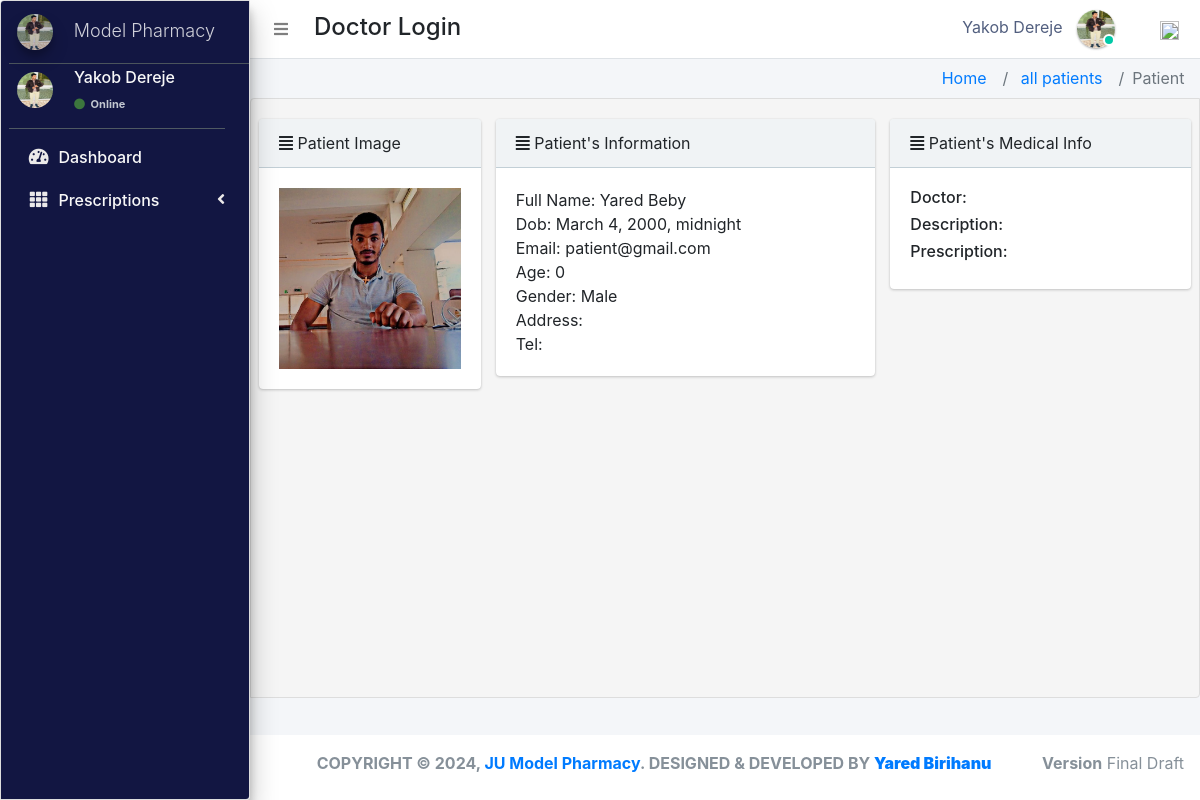
Screenshot of /patient_personalDetails/3/ (signed in) with the database file from the repository.
### pharmacy/models.py (models this page shows, shortened)
class CustomUser(AbstractUser):
    user_type_data = ((1, "AdminHOD"), (2, "Pharmacist"), (3, "Doctor"), (4, "PharmacyClerk"),(5, "Patients"))
    user_type = models.CharField(default=1, choices=user_type_data, max_length=10)

class Doctor(models.Model):
    gender_category=(
        ('Male','Male'),
        ('Female','Female'),
    )
    admin = models.OneToOneField(CustomUser,null=True, on_delete = models.CASCADE)
    emp_no=models.CharField(max_length=100,null=True,blank=True)
    first_name=models.CharField(max_length=100,null=True, blank=True)
    last_name=models.CharField(max_length=100,null=True, blank=True)
    age = models.IntegerField(default=0, blank=True, null=True)
    gender=models.CharField(max_length=100,null=True,choices=gender_category)
    mobile=models.CharField(max_length=10,null=True,blank=True)
    address=models.CharField(max_length=300,null=True,blank=True)
    profile_pic=models.ImageField(default="doctor.png",null=True,blank=True)
    created_at = models.DateTimeField(auto_now_add=True)
    updated_at = models.DateTimeField(auto_now=True)
    objects = models.Manager()

class Patients(models.Model):
    gender_category=(
        ('Male','Male'),
        ('Female','Female'),
    )
    admin = models.OneToOneField(CustomUser,null=True, on_delete = models.CASCADE)
    reg_no=models.CharField(max_length=30,null=True,blank=True,unique=True)
    gender=models.CharField(max_length=7,null=True,blank=True,choices=gender_category)
    first_name=models.CharField(max_length=20,null=True,blank=True)
    last_name=models.CharField(max_length=20,null=True,blank=True)
    dob=models.DateTimeField(auto_now_add= False, auto_now=False,null=True,blank=True)
    phone_number=models.CharField(max_length=10,null=True,blank=True)
    profile_pic=models.ImageField(default="patient.jpg",null=True,blank=True)
    age = models.IntegerField(default=0, blank=True, null=True)
    address=models.CharField(max_length=300,null=True,blank=True)
    date_admitted=models.DateTimeField(auto_now_add=True, auto_now=False)
    last_updated = models.DateTimeField(auto_now_add=False, auto_now=True)

### pharmacy/DoctorViews.py (the view)
# urls.py: path('patient_personalDetails/<str:pk>/',DoctorViews.patient_personalDetails,name='patient_record_doctor'),
def patient_personalDetails(request,pk):
    patient=Patients.objects.get(id=pk)
    prescrip=patient.prescription_set.all()
    context={
        "patient":patient,
        "prescription":prescrip
    }
    return render(request,'doctor_templates/patient_personalRecords.html',context)

### pharmacy/templates/doctor_templates/patient_personalRecords.html
{% extends 'doctor_templates/base_template.html'%}
{% block link %}
<li class="breadcrumb-item active"><a href="{% url 'manage_patient_doctor' %}"> all patients</a></li>
<li class="breadcrumb-item active">Patient</li>
{% endblock link%}
{% block main_content %}
<div class="content">
        <div class="row pt">
                <div class="col-lg-3">
                        <div class="card">
                            <div class="card-header">
                                 <i class="fa fa-align-justify"></i> Patient Image
                            </div>
                            <div class="card-body d-flex justify-content-center">
                                <img src="{{patient.profile_pic.url}}" class="img-fluid" />
                            </div>
                        </div>
                    </div>
                <div class="col-lg-5">
                    <div class="card">
                        <div class="card-header">
                             <i class="fa fa-align-justify"></i> Patient's Information
                        </div>
                        <div class="card-body">
                            <tbody>
                                <tr>
                                        <td>Full Name: {{patient.first_name}}  {{patient.last_name}}</td>
                                        <br>
                                        <td>Dob: {{ patient.dob }}</td>
                                        <br>
                                        <td>Email: {{ patient.admin.email }}</td>
                                        <br>
                                        <td>Age: {{ patient.age }}</td>
                                        <br>
                                        <td>Gender: {{ patient.gender }}</td>
                                        <br>
                                        <td>Address: {{ patient.adresss }}</td>
                                        <br>
                                        <td>Tel: {{ patient.mobile }}</td>
                                </tr>
                            </tbody>
                        </div>
                    </div>
                </div>
                <div class="col-lg-4">
                    <div class="card">
                        <div class="card-header">
                             <i class="fa fa-align-justify"></i> Patient's Medical Info
                        </div>
                        <div class="card-body">
                                <h6>Doctor:</h6>
                                <h6>Description: {{prescrip.patient.description}}</h6>
                                <h6>Prescription: {{prescrip.prescribe}} </h6>
                        </div>
                    </div>
                </div>
            </div>
</div>
{% endblock %}

### pharmacy/templates/doctor_templates/base_template.html (shortened to what this page needs)
{% extends 'base_file.html' %} {% block htm %}
<body class="hold-transition sidebar-mini layout-fixed">
    <div class="wrapper">
        <nav class="main-header navbar navbar-expand navbar-white navbar-light">
            <ul class="navbar-nav">
                <li class="nav-item">
                    <a class="nav-link" data-widget="pushmenu" href="#" role="button"><i class="fas fa-bars"></i></a>
                </li>
            </ul>
            <h4 style="margin-left: 10px; margin-top: 5px;">Doctor Login </h4>
            <ul class="navbar-nav ml-auto">
                <li class="mx-3">
                    <a href="#" class="sm-submenu-with-image a">
                        <span>{{user.first_name}}  {{user.last_name}}</span>
                        <img src="{{request.user.doctor.profile_pic.url}}" class="img-circle elevation-1" width="38" height="38" alt="">
                        <span class="avatar-status avatar-sm-status avatar-status-success"></span>
                    </a>
                </li>
                <li class="nav-item dropdown ml-3 low">
                    <a href="#" class="btn btn-outlined btn-black text-muted bg-transparent " data-toggle="dropdown" aria-expanded="false" data-wow-delay="0.7s"><img src="https://img.icons8.com/ios/50/000000/settings.png" width="19" height="19">
                    </a>
                </li>
            </ul>
        </nav>
        {% include 'doctor_templates/sidebar.html'%}
        <div class="content-wrapper">
            <div class="content-header">
                <div class="container-fluid">
                    <div class="row ">
                        <div class="col-sm-6">
                        </div>
                        <div class="col-sm-6">
                            <ol class="breadcrumb float-sm-right">
                                <li class="breadcrumb-item"><a href="{% url 'doctor_home' %}">Home</a></li>
                                {% block link %} {% endblock link %}
                            </ol>
                        </div>
                    </div>
                </div>
            </div>
            {% block main_content %} {% endblock main_content %}
        </div>
        {% include 'hod_templates/footer.html'%}
    </div>
    {% endblock htm %}

### pharmacy/templates/base_file.html (shortened to what this page needs)
{% load static %}
<!DOCTYPE html>
<html lang="en">
<head>
    <link rel="stylesheet" href="{% static 'css/bootstrap.min.css'%}">
    <link rel="stylesheet" href="{% static 'css/main.css'%}">
    <link rel="stylesheet" href="{% static 'css/profile.css'%}">
    <link rel="stylesheet" href="{% static "fontawesome-free/css/all.min.css" %}">
  <link rel="stylesheet" href="https://code.ionicframework.com/ionicons/2.0.1/css/ionicons.min.css">
  <link rel="stylesheet" href="{% static 'dist/css/adminlte.css'  %}">
  <link rel="stylesheet" href="{% static 'pace-progress/themes/black/pace-theme-flat-top.css' %}">
  <link rel="stylesheet" href="{% static 'datatables-bs4/css/dataTables.bootstrap4.min.css'%}">
  <link rel="stylesheet" href="{% static 'datatables-responsive/css/responsive.bootstrap4.min.css'%}">
  <link rel="stylesheet" href="{% static 'datatables-buttons/css/buttons.bootstrap4.min.css'%}">
  <link rel="stylesheet" href="{% static 'css/select2.css' %}">
  <link href="{% static 'jquery-ui2/jquery-ui.min.css' %}" rel="stylesheet">
  <link href="{% static 'jquery-ui2/jquery-ui.structure.min.css' %}" rel="stylesheet">
  <link href="{% static 'jquery-ui2/jquery-ui.theme.min.css' %}" rel="stylesheet">
</head>
{% block htm %}
{% endblock htm%}
</body>
</html>

### pharmacy/templates/doctor_templates/sidebar.html (shortened to what this page needs)
<aside class="main-sidebar sidebar-dark-primary elevation-4">
    <a href="" class="brand-link ml-2">
        <img src="{{request.user.doctor.profile_pic.url}}" alt="" width="36" height="36" class=" img-circle elevation-3" style="opacity: .8">
        <span class="brand-text font-weight-light mt-1 ml-3 mmust">Model Pharmacy</span>
    </a>
    <div class="sidebar">
        <div class="user-panel mr-3">
            <div class="pull-left image ml-2">
                <img src="{{request.user.doctor.profile_pic.url}}" width="36" height="36" class="img-circle mt-2" alt="User Image">
            </div>
            <div class="pull-left info">
                <p>{{user.first_name}} {{user.last_name}}</p>
                <a href="#"><i class="fa fa-circle text-success "></i> Online</a>
            </div>
        </div>
        <nav class="mt-2">
            <ul class="nav nav-pills nav-sidebar flex-column" data-widget="treeview" role="menu" data-accordion="false">
                <li class="nav-item">
                    <a href="{% url  'doctor_home' %}" class="nav-link">
                        <i class="nav-icon fas fa-tachometer-alt"></i>
                        <p>
                            Dashboard
                        </p>
                    </a>
                </li>
                <li class="nav-item">
                    <a href="#" class="nav-link">
                        <i class="nav-icon fas fa-th"></i>
                        <p>
                            Prescriptions
                            <i class="right fas fa-angle-left"></i>
                        </p>
                    </a>
                </li>
            </ul>
        </nav>
    </div>
</aside>

### pharmacy/templates/hod_templates/footer.html
<footer class="main-footer pt-3 text-center">
    <strong>COPYRIGHT &copy; {% now "Y" %}, <a href="#">JU Model Pharmacy</a>. DESIGNED & DEVELOPED BY <a href="#"><b>Yared Birihanu</b></a></strong>
    <div class="float-right d-none d-sm-inline-block">
        <b>Version</b> Final Draft
    </div>
</footer>

### static/css/main.css (style rules this page uses)
html { font-family: sans-serif; line-height: 1.15; -webkit-text-size-adjust: 100%; -webkit-tap-highlight-color: transparent; }
body { overflow-y: hidden; overflow-x: hidden; font-family: -apple-system, BlinkMacSystemFont, "Segoe UI", Roboto, "Helvetica Neue", Arial, "Noto Sans", sans-serif, "Apple Color Emoji", "Segoe UI Emoji", "Segoe UI Symbol", "Noto Color Emoji" !important; }
.content { background-color: #f5f5f5; border: 1px solid #dddddd; border-radius: 4px 0px 4px 0px; left: -1px; padding: 10px 7px 5px; }
.main-sidebar { background: #ffffff; border: 1px solid #dddddd; border-radius: 4px 0px 4px 0px; font-weight: bold; }
.content { height: 75vh; overflow-y: scroll; overflow-x: hidden; }
.content .row { margin-top: 20px !important; }
.main-sidebar { background-color: #121642 !important; color: white !important; }
.main-sidebar p { color: #f8f8f8 !important; font-weight: 500 !important }
.main-sidebar i { color: rgb(235, 233, 233) !important; }
.avatar-status { position: absolute; bottom: 12px; right: 75.4px; display: -ms-inline-flexbox; display: inline-flex; -ms-flex-negative: 0; flex-shrink: 0; -ms-flex-pack: center; justify-content: center; -ms-flex-align: center; align-items: center; white-space: nowrap; text-align: center; vertical-align: baseline; font-weight: 600; border: .125rem solid #fff; width: 12px; height: 12px; line-height: 1; font-size: .71094rem; border-radius: 50%; }
.avatar-status-success { color: #fff; background-color: #00c9a7; }
.pt .card-header { padding: 0.75rem 1.25rem; margin-bottom: 0; background-color: #f0f3f5; border-bottom: 1px solid #c2cfd6; }
.pull-left { float: left; }
.pull-left { float: left!important; }
.user-panel>.info { padding: 5px 5px 5px 15px; line-height: 1; position: absolute; left: 55px; }
.user-panel>.info>p { font-weight: 600; margin-bottom: 9px; }
p { margin: 0 0 10px; }
.user-panel { padding-bottom: 20px; }
.user-panel:after { clear: both; }
.user-panel:before, .user-panel:after { content: " "; display: table; }
.user-panel>.info>a>.fa, .user-panel>.info>a>.ion, .user-panel>.info>a>.glyphicon { margin-right: 3px; }
.fa-circle { color: #3c763d !important; }
.user-panel i { color: #3c763d !important; }
.user-panel>.info>a { text-decoration: none; padding-right: 5px; margin-top: 3px; font-size: 11px; overflow: hidden; white-space: nowrap; }
.mmust { overflow: hidden; white-space: nowrap; font-size: 18px; }
.container-fluid { width: 100%; padding-right: 15px; padding-left: 15px; margin-right: auto; margin-left: auto; }
.row { display: flex; flex-wrap: wrap; margin-right: -15px; margin-left: -15px; }
.d-flex { display: flex !important; z-index: 44; }
.d-flex { display: flex !important; }
.main-footer { height: 65px !important; background: #ffffff; border-top: none !important; color: #869099; font-size: 1.0rem !important; }
.img-circle { border-radius: 50%; }
.content-wrapper .content-header { padding: 5px 0.5rem !important; }

### static/css/profile.css (style rules this page uses)
li { list-style-type: none ! }
.navbar-nav span { color: #525f7f !important; margin-right: 10px !important; }
body { font-family: 'Rubik', sans-serif; height: 100% !important; }

### rows the page displays
CustomUser: first_name "Yakob", last_name "Dereje", user.doctor.profile_pic (picture)
Patients: profile_pic (picture), first_name "Yared", last_name "Beby", dob "March 4, 2000, midnight", admin.email "patient@gmail.com", age "0", gender "Male"
